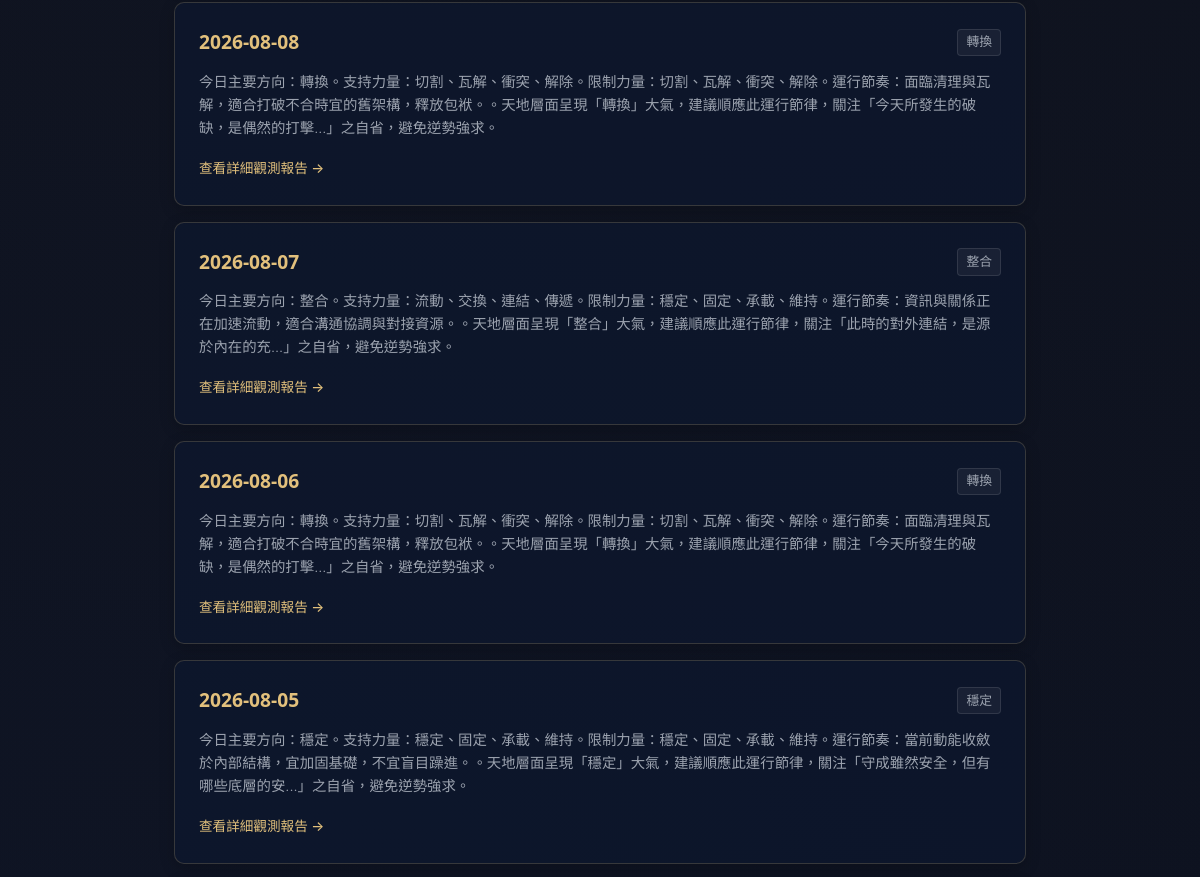
Page /archive (middle part) on the earlier database version.
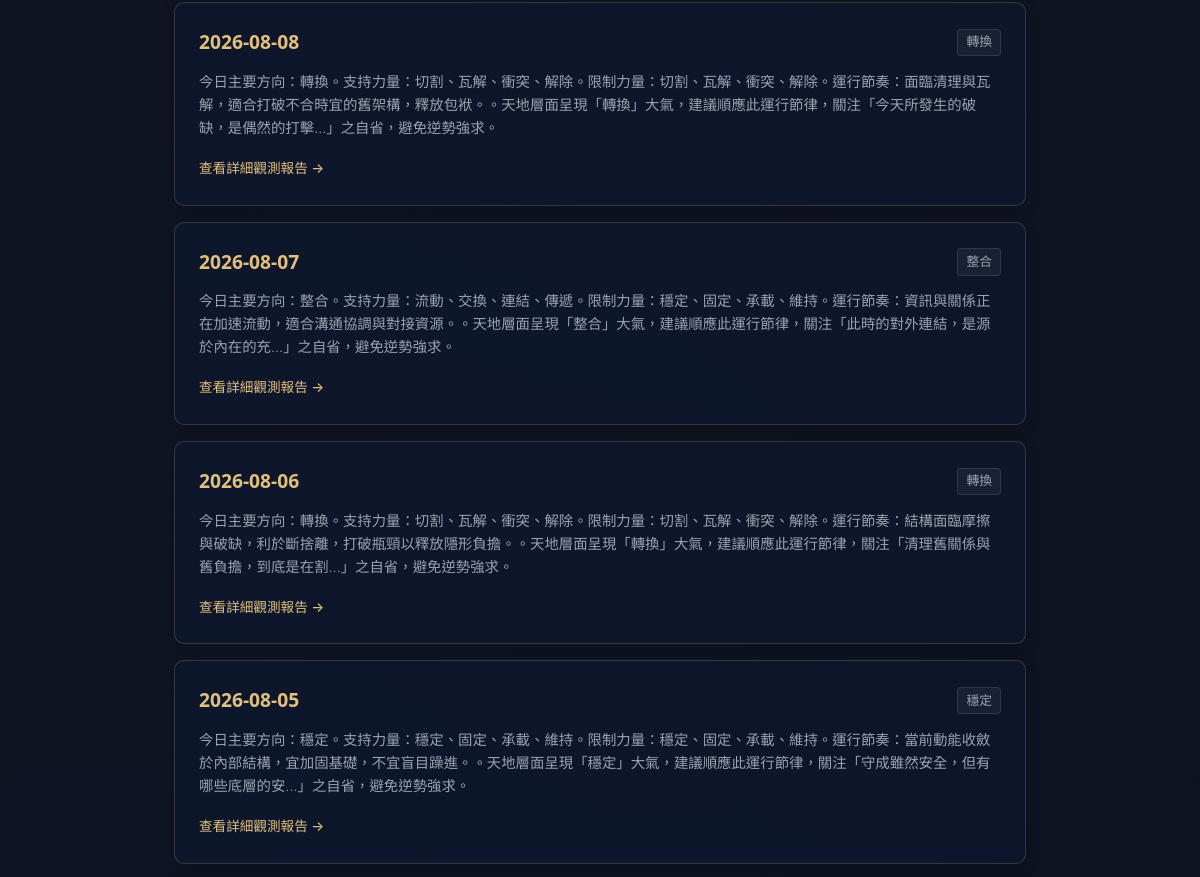
Same page on the later database version.
### tables this page shows
CREATE TABLE daily_states (
            id INTEGER PRIMARY KEY AUTOINCREMENT,
            date TEXT NOT NULL,
            timezone TEXT NOT NULL,
            city TEXT NOT NULL,
            raw_timing_data TEXT NOT NULL,
            semantic_vectors TEXT NOT NULL,
            primary_force TEXT NOT NULL,
            secondary_force TEXT NOT NULL,
            constraint_force TEXT NOT NULL,
            daily_rhythm TEXT NOT NULL,
            daily_summary TEXT NOT NULL,
            reflection_question TEXT NOT NULL,
            created_at TEXT NOT NULL,
            UNIQUE(date, timezone, city)
        );

### app.py (the view)
@app.get("/archive", response_class=HTMLResponse)
def read_archive(request: Request):
    states = get_all_daily_states()
    return templates.TemplateResponse(request=request, name="archive.html", context={"request": request, "states": states})

### templates/archive.html (shortened to what this page needs)
<!DOCTYPE html>
<html lang="zh-TW">
<head>
    <link rel="stylesheet" href="/static/style.css">
</head>
<body>
    <main class="container">
        <section class="archive-list-container">
            {% if states %}
                {% for st in states %}
                <div class="archive-item-card">
                    <div class="archive-date-row">
                        <span class="archive-date gold-text">{{ st.date }}</span>
                        <span class="archive-rhythm-badge">{{ st.daily_rhythm }}</span>
                    </div>
                    <p class="archive-summary">{{ st.daily_summary }}</p>
                    <a href="/date/{{ st.date }}" class="btn-text-gold">查看詳細觀測報告 →</a>
                </div>
                {% endfor %}
            {% else %}
                <div class="card empty-card">
                    <p>目前尚無歷史檔案記錄。請先在前台查詢或自動生成特定日期天時。</p>
                </div>
            {% endif %}
        </section>
    </main>
</body>
</html>

Differences in the rows shown:
removed daily_states: date "2026-08-06", daily_rhythm "轉換", daily_summary "今日主要方向：轉換。支持力量：切割、瓦解、衝突、解除。限制力量：切割、瓦解、衝突、解除。運行節奏：面臨清理與瓦解，適合打破不合時宜的舊架構，釋放包袱。。天地層面呈現「轉換」大氣，建議順應此運行節律，關注「今天所發生的破缺，是偶然的打擊...」之自省，避免逆勢強求。"
added daily_states: date "2026-08-06", daily_rhythm "轉換", daily_summary "今日主要方向：轉換。支持力量：切割、瓦解、衝突、解除。限制力量：切割、瓦解、衝突、解除。運行節奏：結構面臨摩擦與破缺，利於斷捨離，打破瓶頸以釋放隱形負擔。。天地層面呈現「轉換」大氣，建議順應此運行節律，關注「清理舊關係與舊負擔，到底是在割...」之自省，避免逆勢強求。"
